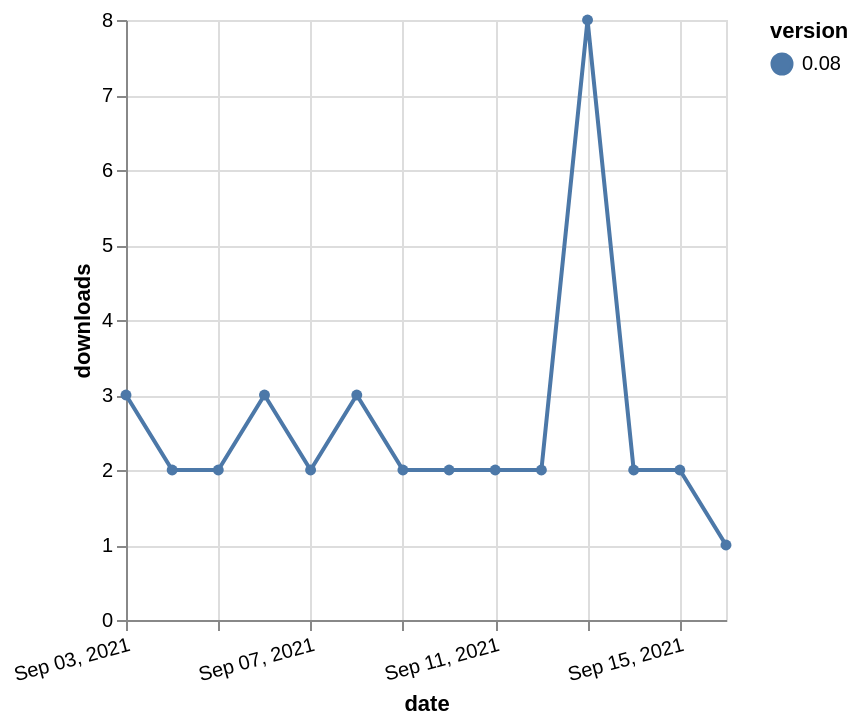

Write a Vega-Lite specification for this figure.
### Vega-Lite specification from a JSON file in a GitHub repository (floating-point values rounded to 4 significant figures)
{"$schema": "https://vega.github.io/schema/vega-lite/v5.json", "description": "A simple bar chart with embedded data.", "data": {"values": [{"date": "2021-09-03", "total": 2783, "delta": 3, "version": "0.08"}, {"date": "2021-09-04", "total": 2785, "delta": 2, "version": "0.08"}, {"date": "2021-09-05", "total": 2787, "delta": 2, "version": "0.08"}, {"date": "2021-09-06", "total": 2790, "delta": 3, "version": "0.08"}, {"date": "2021-09-07", "total": 2792, "delta": 2, "version": "0.08"}, {"date": "2021-09-08", "total": 2795, "delta": 3, "version": "0.08"}, {"date": "2021-09-09", "total": 2797, "delta": 2, "version": "0.08"}, {"date": "2021-09-10", "total": 2799, "delta": 2, "version": "0.08"}, {"date": "2021-09-11", "total": 2801, "delta": 2, "version": "0.08"}, {"date": "2021-09-12", "total": 2803, "delta": 2, "version": "0.08"}, {"date": "2021-09-13", "total": 2811, "delta": 8, "version": "0.08"}, {"date": "2021-09-14", "total": 2813, "delta": 2, "version": "0.08"}, {"date": "2021-09-15", "total": 2815, "delta": 2, "version": "0.08"}, {"date": "2021-09-16", "total": 2816, "delta": 1, "version": "0.08"}]}, "width": "container", "mark": {"type": "line", "point": {"filled": true}}, "encoding": {"x": {"field": "date", "type": "temporal", "timeUnit": "yearmonthdate", "title": "date", "axis": {"labelAngle": -15}}, "y": {"field": "delta", "type": "quantitative", "title": "downloads"}, "color": {"field": "version", "type": "nominal"}, "tooltip": {"field": "delta"}}}
